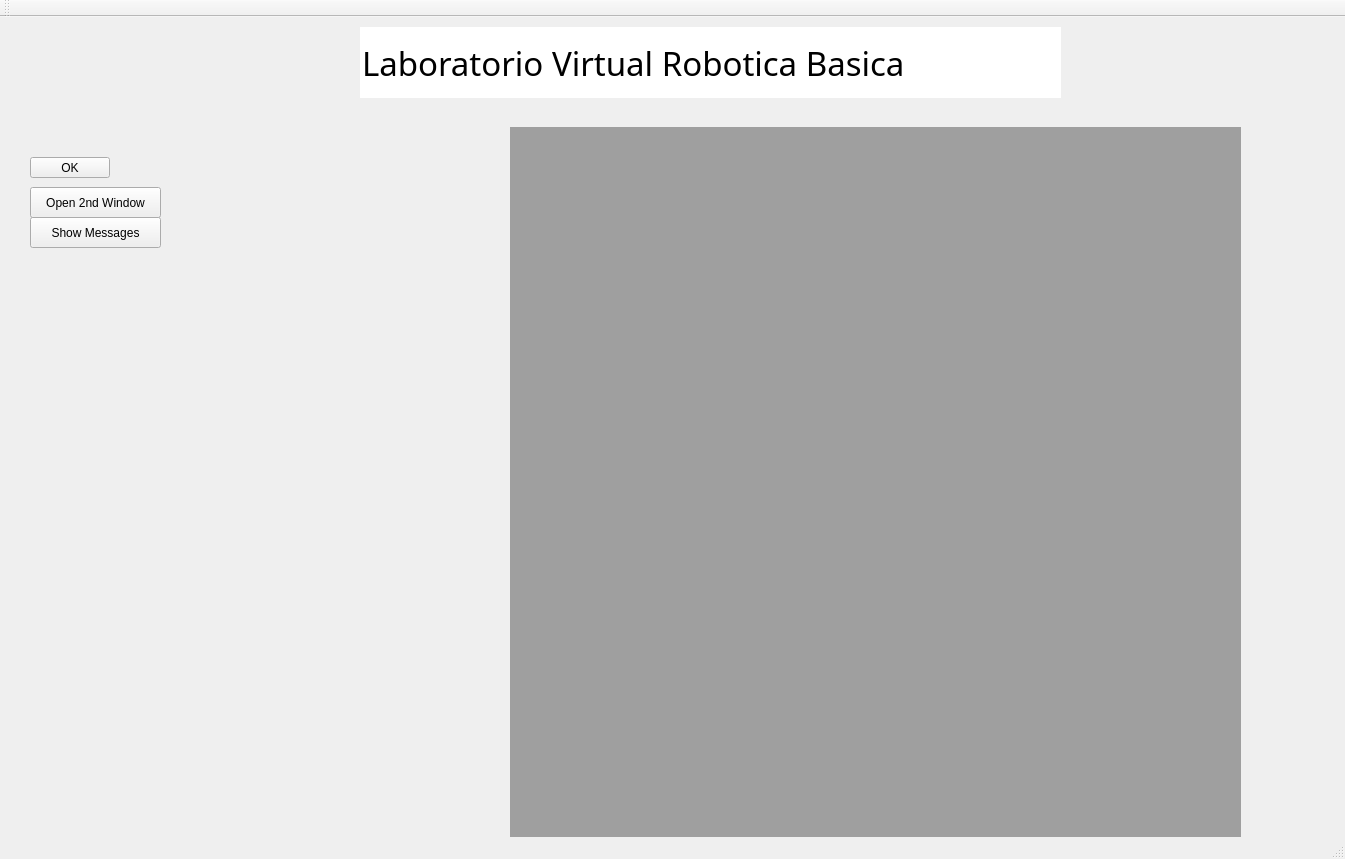
<?xml version="1.0" encoding="UTF-8"?>
<ui version="4.0">
 <class>MainWindow</class>
 <widget class="QMainWindow" name="MainWindow">
  <property name="geometry">
   <rect>
    <x>0</x>
    <y>0</y>
    <width>1345</width>
    <height>859</height>
   </rect>
  </property>
  <property name="windowTitle">
   <string>MainWindow</string>
  </property>
  <widget class="QWidget" name="centralWidget">
   <widget class="QPushButton" name="pushButton">
    <property name="geometry">
     <rect>
      <x>30</x>
      <y>140</y>
      <width>80</width>
      <height>21</height>
     </rect>
    </property>
    <property name="text">
     <string>OK</string>
    </property>
   </widget>
   <widget class="QLabel" name="label">
    <property name="geometry">
     <rect>
      <x>0</x>
      <y>0</y>
      <width>1024</width>
      <height>720</height>
     </rect>
    </property>
    <property name="text">
     <string/>
    </property>
   </widget>
   <widget class="QPushButton" name="pushButton_2">
    <property name="geometry">
     <rect>
      <x>30</x>
      <y>200</y>
      <width>131</width>
      <height>31</height>
     </rect>
    </property>
    <property name="text">
     <string>Show Messages</string>
    </property>
   </widget>
   <widget class="QPushButton" name="pushButton_3">
    <property name="geometry">
     <rect>
      <x>30</x>
      <y>170</y>
      <width>131</width>
      <height>31</height>
     </rect>
    </property>
    <property name="text">
     <string>Open 2nd Window</string>
    </property>
   </widget>
   <widget class="QLineEdit" name="lineEdit">
    <property name="geometry">
     <rect>
      <x>360</x>
      <y>10</y>
      <width>701</width>
      <height>71</height>
     </rect>
    </property>
    <property name="font">
     <font>
      <family>KacstDigital</family>
      <pointsize>25</pointsize>
     </font>
    </property>
    <property name="text">
     <string>Laboratorio Virtual Robotica Basica</string>
    </property>
    <property name="frame">
     <bool>false</bool>
    </property>
   </widget>
   <widget class="QMdiArea" name="mdiArea">
    <property name="geometry">
     <rect>
      <x>510</x>
      <y>110</y>
      <width>731</width>
      <height>721</height>
     </rect>
    </property>
   </widget>
   <zorder>label</zorder>
   <zorder>pushButton</zorder>
   <zorder>pushButton_2</zorder>
   <zorder>pushButton_3</zorder>
   <zorder>lineEdit</zorder>
   <zorder>mdiArea</zorder>
  </widget>
  <widget class="QMenuBar" name="menuBar">
   <property name="geometry">
    <rect>
     <x>0</x>
     <y>0</y>
     <width>1345</width>
     <height>19</height>
    </rect>
   </property>
  </widget>
  <widget class="QToolBar" name="mainToolBar">
   <attribute name="toolBarArea">
    <enum>TopToolBarArea</enum>
   </attribute>
   <attribute name="toolBarBreak">
    <bool>false</bool>
   </attribute>
  </widget>
  <widget class="QStatusBar" name="statusBar"/>
 </widget>
 <layoutdefault spacing="6" margin="11"/>
 <resources/>
 <connections/>
</ui>
